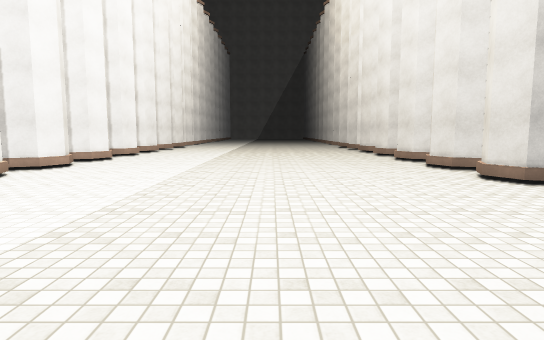
View 1 (above)

19 first-person views from a walk through a scene from a Unity 3-D project. The camera is 1.4 m above the floor, tilts 6° down and sees 75° across. The floor is counted in squares, 1 m on a side. Each view is taken from the middle of a square. On the plan, view 1 faces up. The plan holds only what a view shows up to about 15 squares ahead; the rest is blank. The place goes on beyond the plan. Some surface patterns are stand-ins.

View 2
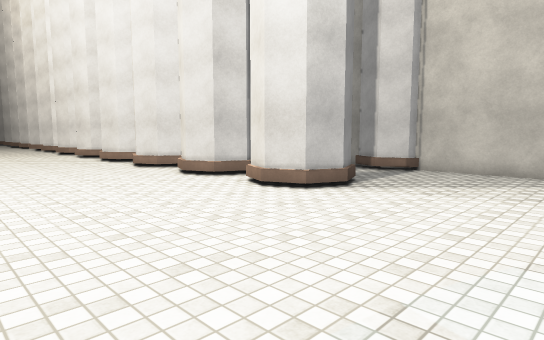

View 3
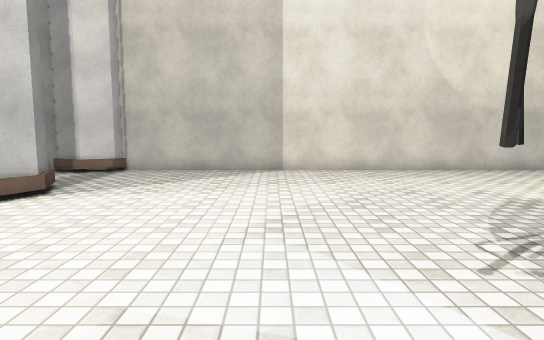

View 4
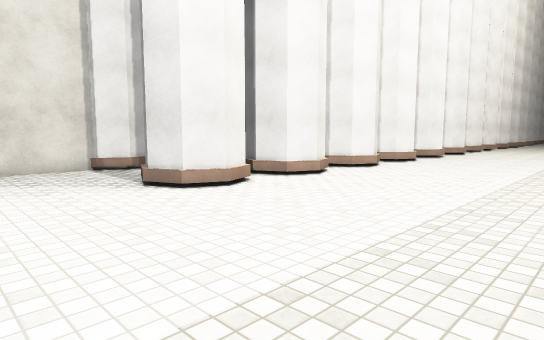

View 5
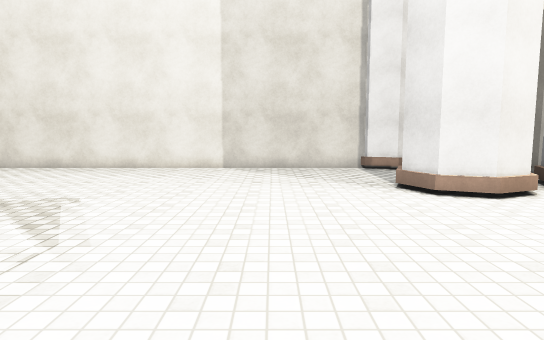

View 6
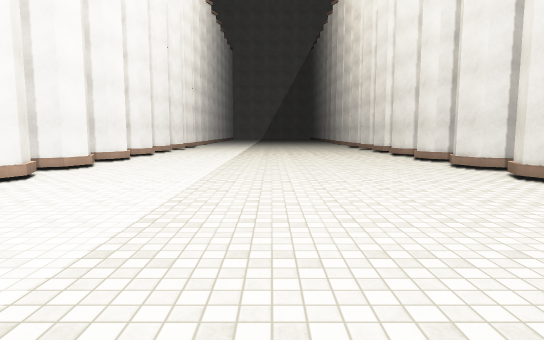

View 7
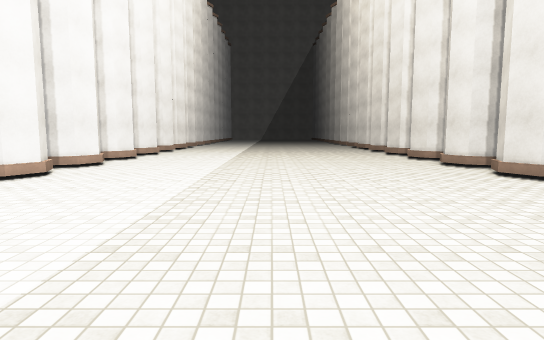

View 8
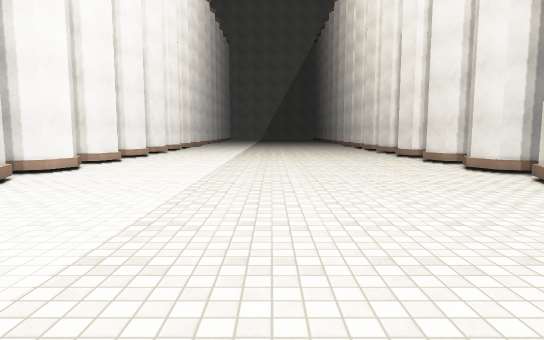

View 9
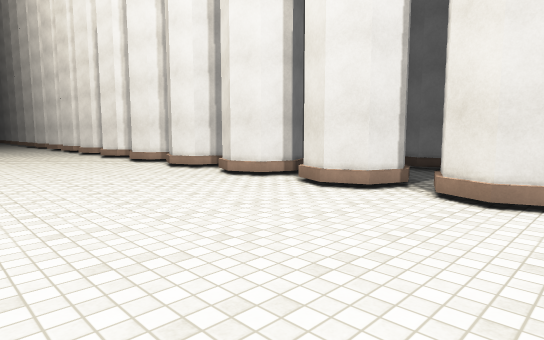

View 10
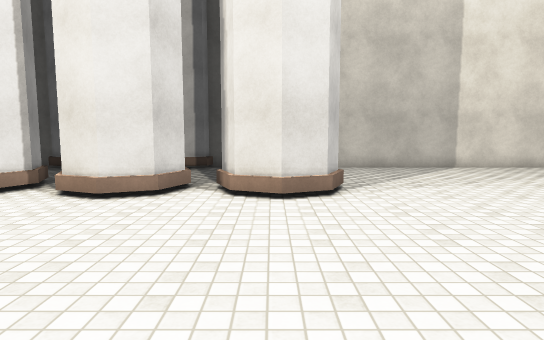

View 11
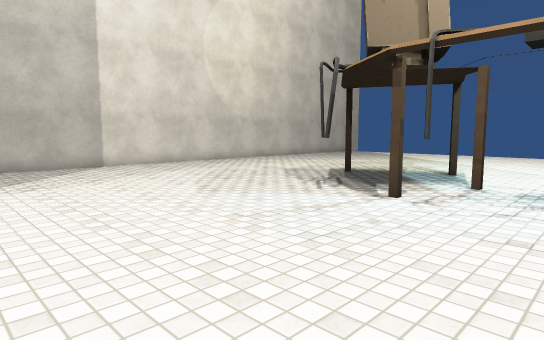

View 12
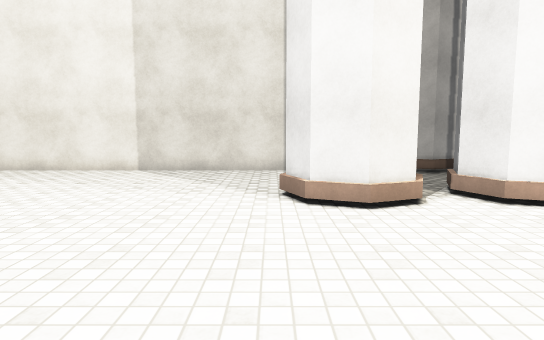

View 13
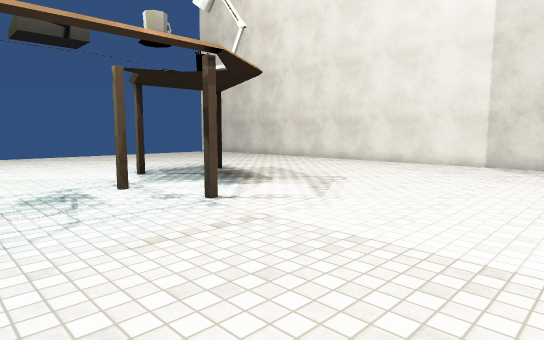

View 14
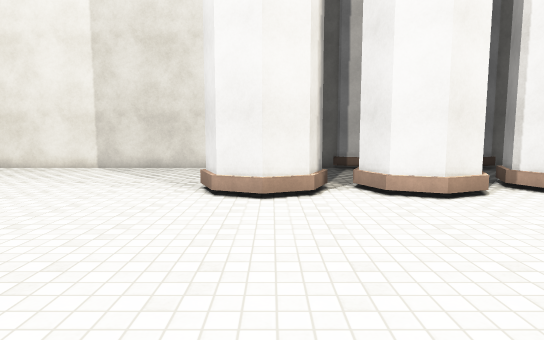

View 15
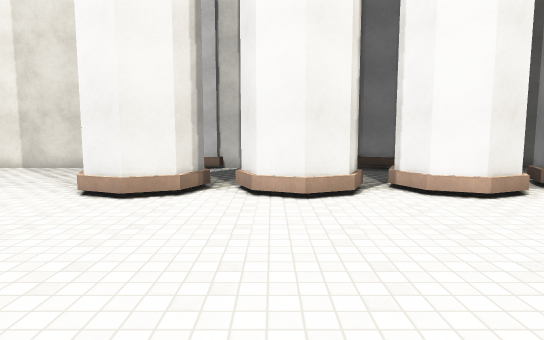

View 16
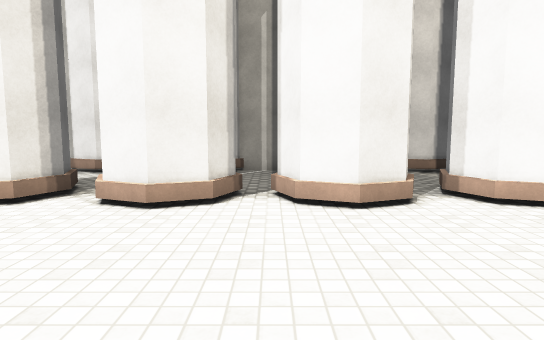

View 17
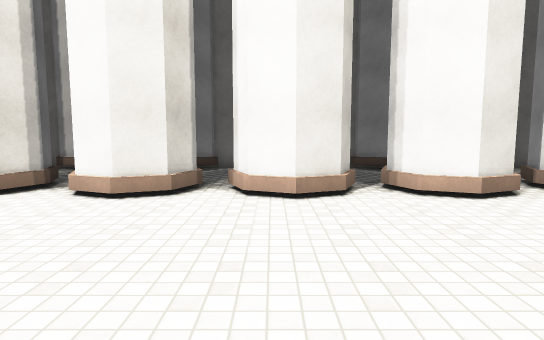

View 18
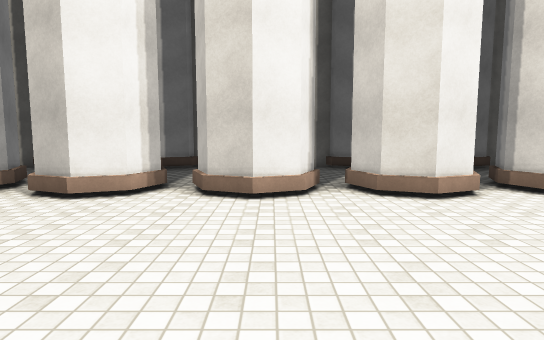

View 19
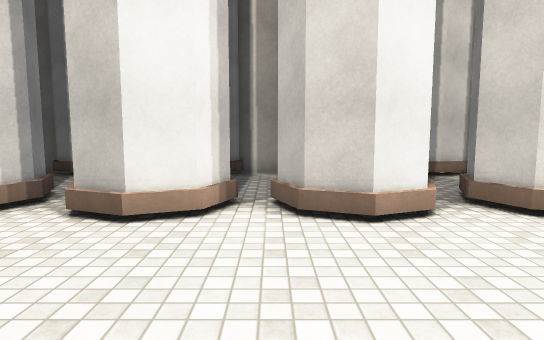

### Floor plan
Points are (right, up) in squares from view 1. A wall is a line through its corners. A room is listed if a view was taken in it or the views show most of it. See-through windows are left out.
Room 1 (views 1, 2, 3, 4, 5, 6, 7, 8, 9, 10, 11, 12, 13, 14, 15, 16, 17, 18, 19)
walls: (8, 9.2) (7, 9.6) (6.5, 10.7) (7, 11.7) (8, 12.2); (-11.1, 11.7) (-10, 12.2) (-9, 11.8) (-8.5, 10.7) (-9, 9.7) (-10, 9.2) (-11.1, 9.7); (-11.1, 7.8) (-10, 8.3) (-9, 7.8) (-8.5, 6.8) (-9, 5.8) (-10, 5.3) (-11.1, 5.8); (9.1, 13.6) (8, 13.1) (7, 13.5) (6.5, 14.6) (7, 15.6) (8, 16.1) (9.2, 15.6); (-10.1, 16.1) (-9, 15.7) (-8.5, 14.6) (-9, 13.6) (-10, 13.1) (-11.1, 13.6); (9.1, 5.7) (8, 5.3) (7, 5.7) (6.5, 6.8) (7, 7.8) (8, 8.3); (9.1, 17.5) (8, 17) (7, 17.5) (6.5, 18.5) (7, 19.5) (8, 20) (9.1, 19.5); (-10.1, 20) (-9, 19.6) (-8.5, 18.5) (-9, 17.5) (-10, 17) (-11.1, 17.5); (13, 9.6) (12.6, 10.5); (-15.1, 9.6) (-15.1, 7.9); (-15, 11.9) (-14.5, 10.7) (-15, 9.6); (8, 20.9) (7, 21.4) (6.5, 22.4) (7, 23.4) (8, 23.9); (-15, 8) (-14.5, 6.8) (-15, 5.6); (13, 13.5) (12.5, 14.6) (13, 15.7); (13.3, 8) (13.3, 9.5); (-15.1, 13.6) (-15.1, 11.8); (13.3, 12.9) (13.3, 13.4); (13, 5.7) (12.5, 6.8) (13, 7.9); (-15.1, 5.8) (-15.1, -5.5); (-15, 15.8) (-14.5, 14.6) (-15, 13.5); (13.3, 15.8) (13.3, 17.4); (-15.1, 16.5) (-15.1, 15.6); (-9, 23.6) (-8.5, 22.4) (-9, 21.4) (-10.1, 20.9); (13, 17.4) (12.5, 18.5) (13, 19.5) (13.3, 19.7) (13.3, 20.4); (-14.9, 19.4) (-14.5, 18.5) (-14.8, 17.9); (-9.9, 24.8) (-11.1, 25.3); (8.1, 24.8) (7, 25.3) (6.5, 26.3) (7, 27.5); (-15.1, 21.4) (-15.1, 20); (-14.5, 22.5) (-15, 21.2); (13.3, 23.8) (13.3, 25.1) (13, 25.3) (12.5, 26.3); (13.3, -5.5) (13.3, 5.6)
ways out: gap at (-10, 9); gap at (-10, 13); gap at (-10, 17); gap at (-10, 20); gap at (-10, 24); gap at (8, 9); gap at (8, 13); gap at (8, 17); gap at (8, 20); gap at (8, 24)

Positions as (right, up) in squares from view 1, and headings:
1: (0, 0), facing up
2: (0, 0), facing up-right
3: (0, 0), facing right
4: (-1, 1), facing up-left
5: (-1, 2), facing left
6: (-1, 4), facing up
7: (-1, 7), facing up
8: (-1, 9), facing up
9: (-1, 9), facing up-right
10: (-1, 7), facing right
11: (-2, 5), facing down-right
12: (-2, 5), facing left
13: (1, 4), facing down-left
14: (-1, 7), facing left
15: (-1, 10), facing left
16: (-2, 13), facing left
17: (-1, 18), facing left
18: (-1, 22), facing right
19: (1, 24), facing right
